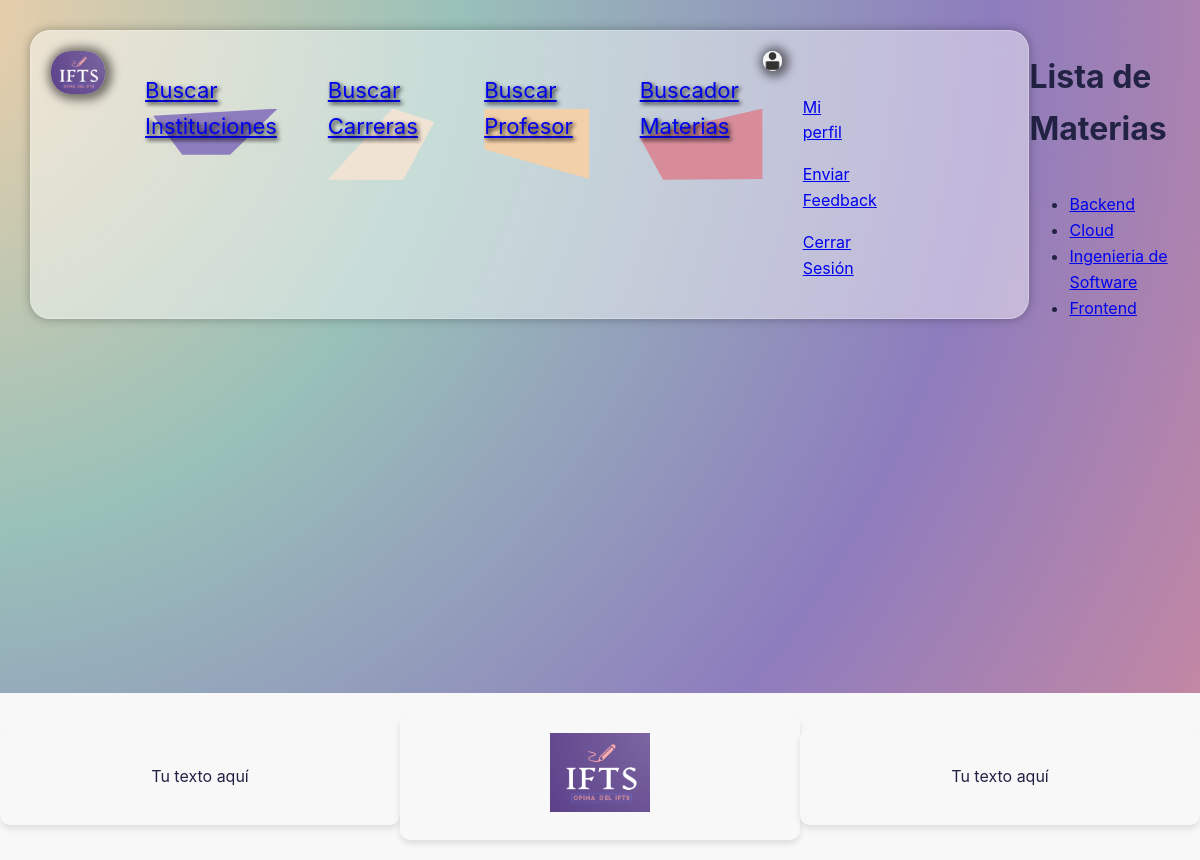
The page /materia/lista/ (signed in) on the database its author committed.
### apps/custom_user/models.py (models this page shows, shortened)
class CustomUser(AbstractBaseUser, PermissionsMixin):
    PROFESOR = 'Profesor'
    ALUMNO = 'Alumno'
    INSTITUCION = 'Institución'
    VISITANTE = 'Visitante'
    nombre = models.CharField(max_length=100, blank=True, null=True, default=None)
    email = models.EmailField(unique=True, default=None)
    descripcion = models.TextField(blank=True, null=True, default=None)
    img_perfil = models.ImageField(upload_to='perfiles/', null=True, blank=True, default='UserProfile.png')
    is_active = models.BooleanField(default=True)
    is_staff = models.BooleanField(default=False)
    institucion = models.CharField(max_length=100, blank=True, null=True, default=None)
    fecha_de_nacimiento = models.DateField(default=None, blank=True, null=True)
    GENERO_CHOICES = (
        ('M', 'Masculino'),
        ('F', 'Femenino'),
        ('O', 'Otro'),
    )
    genero = models.CharField(max_length=1, choices=GENERO_CHOICES, default='O', blank=True, null=True)
    TIPO_USUARIO_CHOICES = [
        (ALUMNO, 'Alumno'),
        (INSTITUCION, 'Institución'),
        (PROFESOR, 'Profesor'),
        (VISITANTE, 'Visitante'),
    ]
    tipo_usuario = models.CharField(max_length=20, choices=TIPO_USUARIO_CHOICES, default=ALUMNO, blank=True, null=True)
    REQUIRED_FIELDS = []  # Campos requeridos para el inicio de sesión
    USERNAME_FIELD = 'email'  # Campo que se utiliza como nombre de usuario para el inicio de sesión
    objects = CustomUserManager()

### apps/materia/models.py (models this page shows, shortened)
class Materia(models.Model):
    nombre = models.CharField(max_length=150, blank=True, null=True, default=None)
    fk_id_carrera = models.ForeignKey('carrera.Carrera', on_delete=models.CASCADE, related_name='materia_carrera', default=None)

### apps/materia/views.py (the view)
# urls.py: path("lista/", MateriaListView.as_view(), name="lista_materia"),]
class MateriaListView(ListView):
    model = Materia
    template_name = "lista_materia.html"
    context_object_name = "materias"

### apps/materia/templates/lista_materia.html (shortened to what this page needs)
{% extends "template_base.html" %}
{% block content %}
<h1>Lista de Materias</h1>
    <ul>
        {% for materia in materias %}
                <li><a href="{% url 'detalle_materia' pk=materia.pk %}">{{ materia.nombre }}</a></li>
        {% endfor %}
    </ul>
{% endblock %}

### templates/template_base.html (shortened to what this page needs)
{% load static %}
<!DOCTYPE html>
<html lang="es">
    <head>
        <link rel="stylesheet" href="{% static 'css/template_base.css' %}">
    <body>
    <header>
    <div class="menuGlobal">
        <div class="logo">
            <a href="{% url 'user_home'%}"   type="image/png"><img src="{% static 'imagenes/Logo/Logo-web-IFTS.png' %}" alt="Logo" width="25%"></a>
        </div>
    <nav class="container">
          <ul>
            <li><a href="{% url 'lista_institucion'%}">Buscar Instituciones</a></li>
            <li><a href="{% url 'lista_carrera'%}">Buscar Carreras</a></li>
            <li><a href="{% url 'lista_profesor'%}">Buscar Profesor</a></li>
            <li><a href="{% url 'lista_materia'%}">Buscador Materias</a></li>
          </ul>
     </nav>
     <div>
        {% if request.user.is_authenticated %}
            {% if request.user.img_perfil %}
                <div class="profile">
                    <img src="{{ request.user.img_perfil.url }}" alt="profile" width="50px" height="50px">
                        <ul class="menu-perfil">
                            <p><a href="{% url 'perfil_usuario' pk=request.user.id %}">Mi perfil</a></p>
                            <p><a href="#">Enviar Feedback</a></p>
                            <p><a href="{% url 'logout' %}">Cerrar Sesión</a></p>
                        </ul>
                </div>
            {% endif %}
        {% else %}
            <a href="{% url 'login' %}">Iniciar sesión</a>
        {% endif %}
    </div>
        </div>
    </header>
    <div id="contenedor-principal">
        {% block content %}
        {% endblock %}
    </div>
    <footer>
        <div class="footer-container">
            <div class="footer-section">
                <p>Tu texto aquí</p>
            </div>
            <div class="footer-section">
                <img src="{% static 'imagenes/Logo/Logo-web-IFTS.png' %}" style="max-width: 100px; max-height: 100px;" alt="Logo">
            </div>
            <div class="footer-section">
                <p>Tu texto aquí</p>
            </div>
        </div>
    </footer>
    </body>
</html>

### static/css/template_base.css (style rules this page uses)
body { font: 1em/1.618 Inter, sans-serif; display: flex; justify-content: center; min-height: 100vh; padding: 30px; margin: 0; color: #224; background: url("../imagenes/Portada/backgroundWeb.png") center/cover; background-repeat: no-repeat; background-attachment: fixed; }
header { height: 25%; padding: 20px; display: flex; justify-content: space-between; align-items: center; border-bottom: 1px solid #D88C9A; border: 1px solid rgba(255, 255, 255, 0.25); border-radius: 20px; background-color: rgba(255, 255, 255, 0.45); box-shadow: 0 0 10px 1px rgba(0, 0, 0, 0.25); backdrop-filter: blur(15px); }
#contenedor-principal { display: flex; flex-direction: column; }
.logo { border-radius: 10px; width: 8%; height: auto; }
.logo img { width: 100%; border-radius: 20px; box-shadow: 2px 1px 10px 5px rgba(0, 0, 0, 0.5); }
.profile { width: 8%; }
.profile img { border-radius: 50%; width: 100%; height: auto; box-shadow: 2px 1px 10px 5px rgba(0, 0, 0, 0.5); }
.container { height: 50%; }
.container ul { display: flex; justify-content: center; align-items: center; font-size: 22px; }
.container ul li { position: relative; list-style-type: none; margin-right: 50px; cursor: pointer; color: #F8F8F8; text-shadow: 2px 2px 4px rgba(0, 0, 0, 1.5); }
.container ul li:last-child { margin-right: 0px; }
.container ul li:after { content: ""; position: absolute; z-index: -1; left: 50%; transform: translateX(-50%) rotate(0deg); height: 100%; width: 100%; }
.container ul li:nth-child(1):after { background: #8E7DBE; clip-path: polygon(6% 10%, 100% 0, 64% 65%, 28% 65%); }
.container ul li:nth-child(2):after { background: #F1E3D3; clip-path: polygon(61% 0%, 100% 19%, 71% 100%, 0% 100%); }
.container ul li:nth-child(3):after { background: #F2D0A9; clip-path: polygon(0% 0%, 100% 0%, 100% 99%, 0% 57%); }
.container ul li:nth-child(4):after { background: #D88C9A; clip-path: polygon(0% 40%, 100% 0%, 100% 99%, 19% 100%); }
footer { background-color: #F8F8F8; padding: 20px; position: fixed; bottom: 0; width: 100%; }
.footer-container { display: flex; justify-content: space-between; align-items: center; }
.footer-section { flex: 1; text-align: center; }
.footer-section { box-shadow: 0 4px 6px rgba(0, 0, 0, 0.1); background-color: #F8F8F8; padding: 20px; border-radius: 10px; }
.menuGlobal { display: flex; justify-content: space-evenly; }

### rows shown on the page
CustomUser: user.img_perfil (picture)
Materia: nombre "Backend"
Materia: nombre "Cloud"
Materia: nombre "Ingenieria de Software"
Materia: nombre "Frontend"
